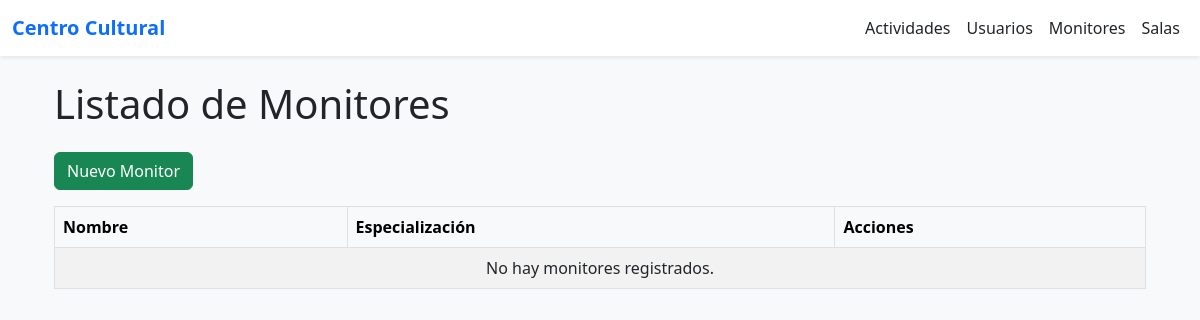
Before: /monitores/ with the older database file.
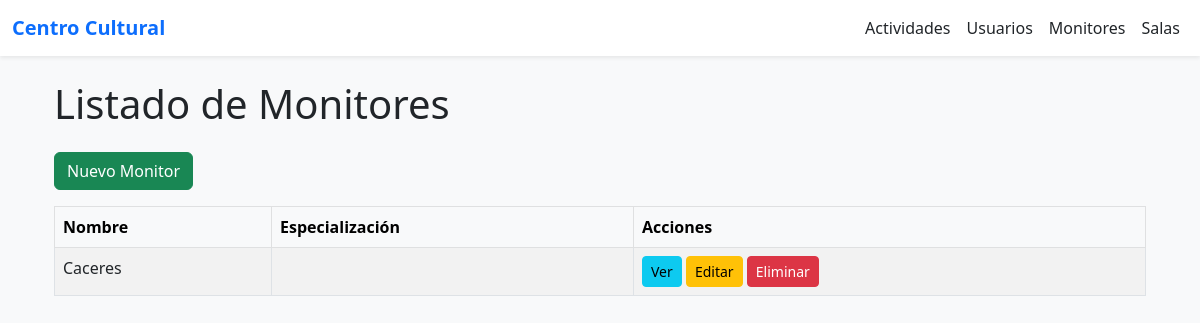
After: the same page with the newer database file.
### app_bbdd/models.py (models this page shows, shortened)
class Monitor(models.Model):
    nombre = models.CharField(max_length=100)
    especializacion = models.CharField(max_length=100)

### app_bbdd/views.py (the view)
# urls.py: path('', views.lista_monitores, name='lista_monitores'),
def lista_monitores(request):
    monitores = Monitor.objects.all()
    return render(request, 'monitores/lista.html', {'monitores': monitores})

### app_bbdd/templates/monitores/lista.html (shortened to what this page needs)
{% extends 'base.html' %}
{% block content %}
<div class="container mt-4">
    <h1 class="mb-4">Listado de Monitores</h1>
    <div class="mb-3">
        <a href="{% url 'crear_monitor' %}" class="btn btn-success">Nuevo Monitor</a>
    </div>
    <table class="table table-striped table-bordered">
        <thead class="table-light">
            <tr>
                <th>Nombre</th>
                <th>Especialización</th>
                <th>Acciones</th>
            </tr>
        </thead>
        <tbody>
            {% for monitor in monitores %}
                <tr>
                    <td>{{ monitor.nombre }}</td>
                    <td>{{ monitor.actividad_set.count }}</td>
                    <td>
                        <a href="{% url 'detalle_monitor' monitor.id %}" class="btn btn-sm btn-info">Ver</a>
                        <a href="{% url 'editar_monitor' monitor.id %}" class="btn btn-sm btn-warning">Editar</a>
                        <a href="{% url 'eliminar_monitor' monitor.id %}" class="btn btn-sm btn-danger">Eliminar</a>
                    </td>
                </tr>
            {% empty %}
                <tr>
                    <td colspan="4" class="text-center">No hay monitores registrados.</td>
                </tr>
            {% endfor %}
        </tbody>
    </table>
</div>
{% endblock %}

Changed rows visible on the page:
added Monitor: nombre "Caceres"
Other visible differences:
text no longer shown: "No hay monitores registrados."
